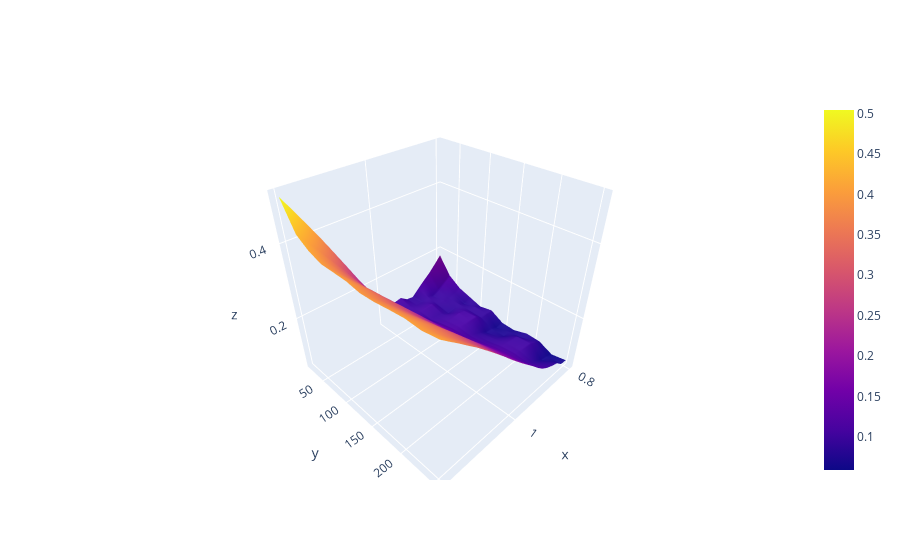

The notebook cell saved with this chart:
### Code cell
ivs, _ = lstm_model(torch.tensor(X_test).to(torch.float32).to(device))
ivs = torch.reshape(ivs, (-1, 1, 12, 21, 2))
i = 22
t = 0

fig = go.Figure(data=[
    go.Surface(
        x=moneynesses,
        y=maturities,
        z=ivs[i, t, :, :, 0].cpu().detach().numpy()
        )
])

fig.show()

### Figure 1 — Plotly figure (JSON) as saved in the notebook; plotly's stock layout.template omitted (floating-point values rounded to 4 significant figures; data arrays with more than 128 entries replaced by an {"elided": "..."} marker saying what was removed)
{"data": [{"type": "surface", "x": [0.8, 0.82, 0.84, 0.86, 0.88, 0.9, 0.92, 0.94, 0.96, 0.98, 1, 1.02, 1.04, 1.06, 1.08, 1.1, 1.12, 1.14, 1.16, 1.18, 1.2], "y": [21, 42, 63, 84, 105, 126, 147, 168, 189, 210, 231, 252], "z": {"elided": "12x21 float values"}}], "layout": {}}
